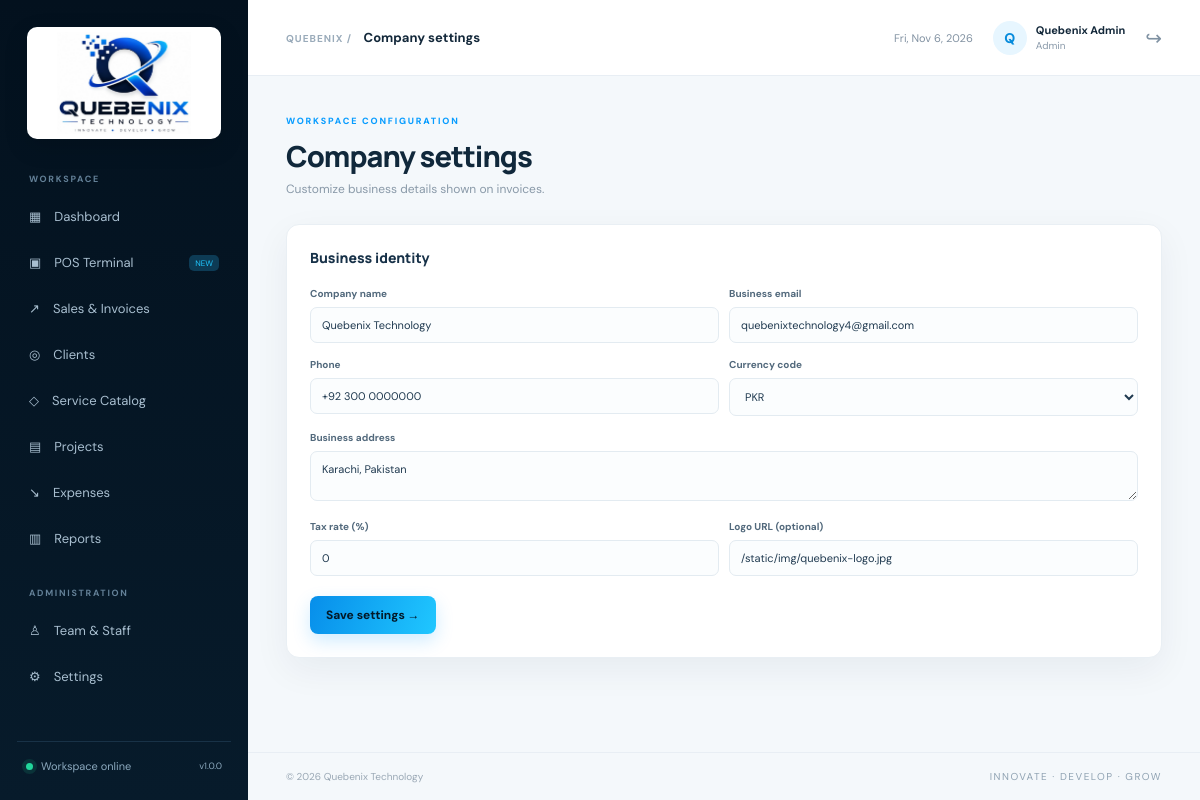
The app's page /settings (signed in) with its own data.
### tables this page shows
CREATE TABLE settings (id INTEGER PRIMARY KEY, company_name VARCHAR(180), email VARCHAR(180), phone VARCHAR(80), address TEXT, currency VARCHAR(10), tax_rate DECIMAL(6,2), logo_url TEXT);

### Quebenix_POS_System/app.py (the view, shortened to what this page needs)
@app.route("/settings",methods=["GET","POST"])
@login_required
@admin_required
def settings():
    return render_template("settings.html",settings=query("SELECT * FROM settings WHERE id=1",one=True))

### Quebenix_POS_System/app.py (called while the page is built)
def db():
    if app.config["DB_TYPE"] == "mysql":
        import pymysql
        return pymysql.connect(host=app.config["MYSQL_HOST"], user=app.config["MYSQL_USER"],
            password=app.config["MYSQL_PASSWORD"], database=app.config["MYSQL_DATABASE"],
            cursorclass=pymysql.cursors.DictCursor, autocommit=True)
    conn = sqlite3.connect(app.config["SQLITE_PATH"])
    conn.row_factory = sqlite3.Row
    return conn

def execute(cur, sql, params=()):
    if app.config["DB_TYPE"] == "sqlite":
        sql = sql.replace("%s", "?")
    return cur.execute(sql, params)

def query(sql, params=(), one=False, write=False):
    conn = db()
    try:
        cur = conn.cursor()
        execute(cur, sql, params)
        if write:
            if app.config["DB_TYPE"] == "sqlite":
                conn.commit()
            return cur.lastrowid if app.config["DB_TYPE"] == "sqlite" else cur.lastrowid
        rows = cur.fetchall()
        return (dict(rows[0]) if rows else None) if one else [dict(r) for r in rows]
    finally:
        conn.close()

def login_required(f):
    @wraps(f)
    def wrapped(*args, **kwargs):
        if not session.get("user_id"): return redirect(url_for("login"))
        return f(*args, **kwargs)
    return wrapped

def admin_required(f):
    @wraps(f)
    def wrapped(*args, **kwargs):
        if session.get("role") != "Admin":
            flash("Admin permission required.", "error")
            return redirect(url_for("dashboard"))
        return f(*args, **kwargs)
    return wrapped

@app.context_processor
def common():
    s = query("SELECT * FROM settings WHERE id=1", one=True) or {}
    return {"company":s, "current_user":session.get("user_name"), "role":session.get("role"),
            "currency":s.get("currency","PKR")}

### Quebenix_POS_System/templates/settings.html
{% extends 'base.html' %}{% block title %}Settings{% endblock %}{% block page %}Company settings{% endblock %}{% block content %}
<div class="page-heading"><div><span class="eyebrow">WORKSPACE CONFIGURATION</span><h1>Company settings</h1><p>Customize business details shown on invoices.</p></div></div><form class="panel form-panel settings-form" method="post"><h3>Business identity</h3><div class="form-row"><div><label>Company name</label><input name="company_name" value="{{ settings.company_name }}"></div><div><label>Business email</label><input name="email" type="email" value="{{ settings.email }}"></div></div><div class="form-row"><div><label>Phone</label><input name="phone" value="{{ settings.phone }}"></div><div><label>Currency code</label><select name="currency">{% for c in ['PKR','USD','GBP','AED','EUR'] %}<option {{ 'selected' if settings.currency==c }}>{{ c }}</option>{% endfor %}</select></div></div><label>Business address</label><textarea name="address" rows="2">{{ settings.address }}</textarea><div class="form-row"><div><label>Tax rate (%)</label><input name="tax_rate" type="number" min="0" max="100" step=".01" value="{{ settings.tax_rate }}"></div><div><label>Logo URL (optional)</label><input name="logo_url" value="{{ settings.logo_url or '' }}" placeholder="https://..."></div></div><button class="btn primary">Save settings →</button></form>{% endblock %}

### Quebenix_POS_System/static/css/style.css (style rules this page uses)
:root { --navy:#03111e;--navy2:#071b2b;--blue:#079cff;--cyan:#20c7ff;--ink:#13283a;--muted:#8191a2;--line:#e8eef4;--bg:#f4f8fb;--white:#fff;--green:#12a879;--shadow:0 12px 36px rgba(15,42,67,.06) }
* { box-sizing:border-box }
body { margin:0;background:var(--bg);color:var(--ink);font-family:'DM Sans',sans-serif;font-size:14px }
button,input,select,textarea { font:inherit }
.page-heading { display:flex;align-items:flex-end;justify-content:space-between;gap:20px;margin-bottom:27px }
.eyebrow { font-size:9px;letter-spacing:1.8px;color:#079cff;font-weight:800 }
.page-heading h1 { font:800 29px Manrope;margin:8px 0 5px;letter-spacing:-1px;color:#10283b }
.page-heading p,.panel-head p { margin:0;color:#8999a8;font-size:12px }
.btn { border:0;border-radius:8px;padding:11px 16px;font-weight:700;font-size:12px;display:inline-flex;align-items:center;gap:16px;cursor:pointer;transition:.2s }
.btn.primary { background:linear-gradient(110deg,#078eea,#20c7ff);color:#031827;box-shadow:0 7px 18px #079cff30 }
.stat-card,.panel { background:#fff;border:1px solid #e9eff4;border-radius:13px;box-shadow:var(--shadow) }
.panel { padding:21px }
.panel-head h3,.form-panel h3 { margin:0 0 5px;font:800 14px Manrope;color:#173148 }
.form-panel { padding:23px }
.form-panel h3 { margin-bottom:5px }
.form-panel label,.cart-panel label { display:block;font-size:10px;font-weight:700;color:#52697c;margin:15px 0 7px }
.form-panel input,.form-panel select,.form-panel textarea,.cart-panel select,.cart-panel input,.search,.status-select { width:100%;border:1px solid #e3ebf1;background:#fbfdfe;border-radius:7px;padding:10px 11px;outline:none;color:#203a50;font-size:11px }
.form-panel textarea { resize:vertical }
.form-panel .btn { margin-top:20px }
.form-row { display:grid;grid-template-columns:1fr 1fr;gap:10px }

### records on screen
settings: company_name "Quebenix Technology", email "quebenixtechnology4@gmail.com", phone "+92 300 0000000", address "Karachi, Pakistan", tax_rate "0", logo_url "/static/img/quebenix-logo.jpg"

### other values on screen
{{ (current_user or 'Q')[0]|upper }} "Q"
{{ current_user }} "Quebenix Admin"
{{ role }} "Admin"
{{ 2026 }} "2026"
form field currency "PKR"
